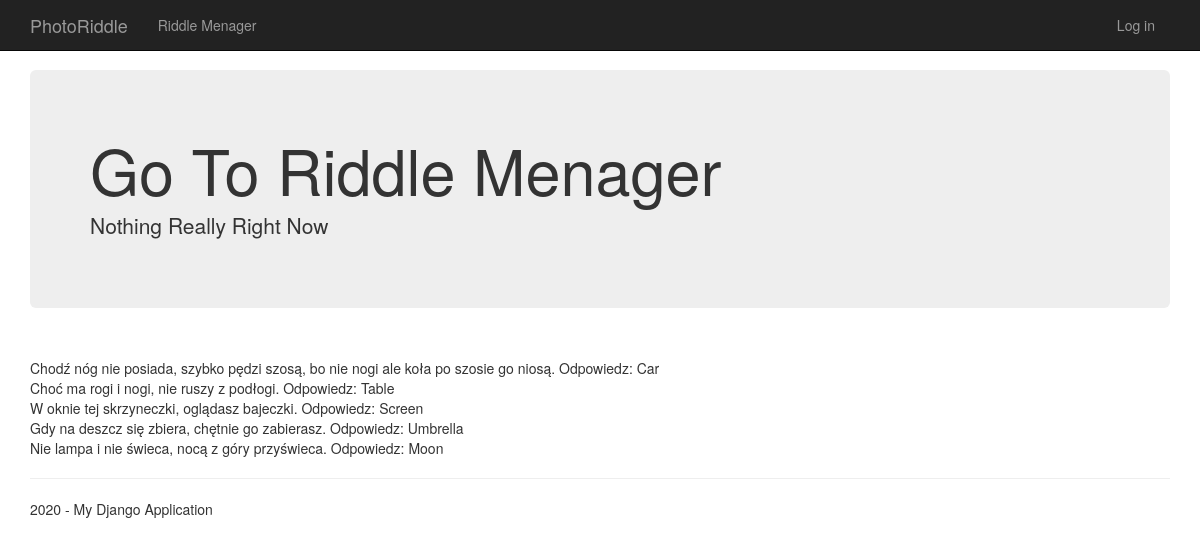
/, run on an earlier commit of the app's database.
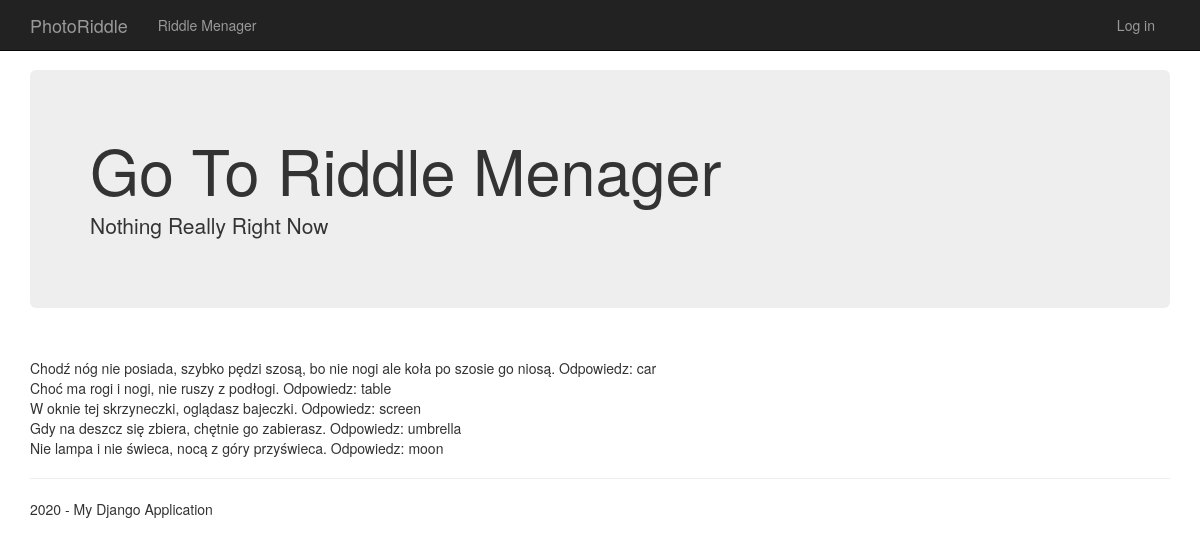
And on a later commit of the database.
### app/models.py (models this page shows)
class Riddle(models.Model):
    Riddle_text = models.CharField("Text of Riddle",max_length=300)
    Riddle_type = models.CharField("Type of Riddle",max_length=30)
    Riddle_dif = models.IntegerField(1)

### app/views.py (the view)
# urls.py: path('', views.home, name='home'),
def home(request):
    assert isinstance(request, HttpRequest)
    query_results = Riddle.objects.all()
    return render(
        request,
        'app/index.html',{
        'query_results': query_results
       }
    )

### app/templates/app/index.html
{% extends "app/layout.html" %}
{% block content %}
<div class="jumbotron">
    <h1>Go To Riddle Menager</h1>
    <p class="lead">Nothing Really Right Now</p>
</div>
<br />
{% for sts in query_results %}
{{sts.Riddle_text}} Odpowiedz: {{sts.Riddle_type}}<br>
{% endfor %}
{% endblock %}

### app/templates/app/layout.html (shortened to what this page needs)
﻿<!DOCTYPE html>
<html>
<head>
    {% load static %}
    <link rel="stylesheet" type="text/css" href="{% static 'app/content/bootstrap.min.css' %}" />
    <link rel="stylesheet" type="text/css" href="{% static 'app/content/site.css' %}" />
</head>
<body>
    <div class="navbar navbar-inverse navbar-fixed-top">
        <div class="container">
            <div class="navbar-header">
                <a href="/" class="navbar-brand">PhotoRiddle</a>
            </div>
            <div class="navbar-collapse collapse">
                <ul class="nav navbar-nav">
                    <li><a href="{% url 'riddle' %}">Riddle Menager</a></li>
                </ul>
                {% include 'app/loginpartial.html' %}
            </div>
        </div>
    </div>
    <div class="container body-content">
{% block content %}{% endblock %}
        <hr/>
        <footer>
            <p> 2020 - My Django Application</p>
        </footer>
    </div>
</body>
</html>

### app/templates/app/loginpartial.html
{% if user.is_authenticated %}
<form id="logoutForm" action="/logout/" method="post" class="navbar-right">
    {% csrf_token %}
    <ul class="nav navbar-nav navbar-right">
        <li><span class="navbar-brand">Hello {{ user.username }}!</span></li>
        <li><a href="javascript:document.getElementById('logoutForm').submit()">Log off</a></li>
    </ul>
</form>
{% else %}
<ul class="nav navbar-nav navbar-right">
    <li><a href="{% url 'login' %}">Log in</a></li>
</ul>
{% endif %}

### app/static/app/content/site.css (style rules this page uses)
body { padding-top: 50px; padding-bottom: 20px; }
.body-content { padding-left: 15px; padding-right: 15px; }

What changed in the data, as far as the page shows it:
changed Riddle: Riddle_type "Car" → "car"
changed Riddle "Choć ma rogi i nogi, nie ruszy z podłogi.": Riddle_type "Table" → "table"
changed Riddle "W oknie tej skrzyneczki, oglądasz bajeczki.": Riddle_type "Screen" → "screen"
changed Riddle "Gdy na deszcz się zbiera, chętnie go zabierasz.": Riddle_type "Umbrella" → "umbrella"
changed Riddle "Nie lampa i nie świeca, nocą z góry przyświeca.": Riddle_type "Moon" → "moon"
